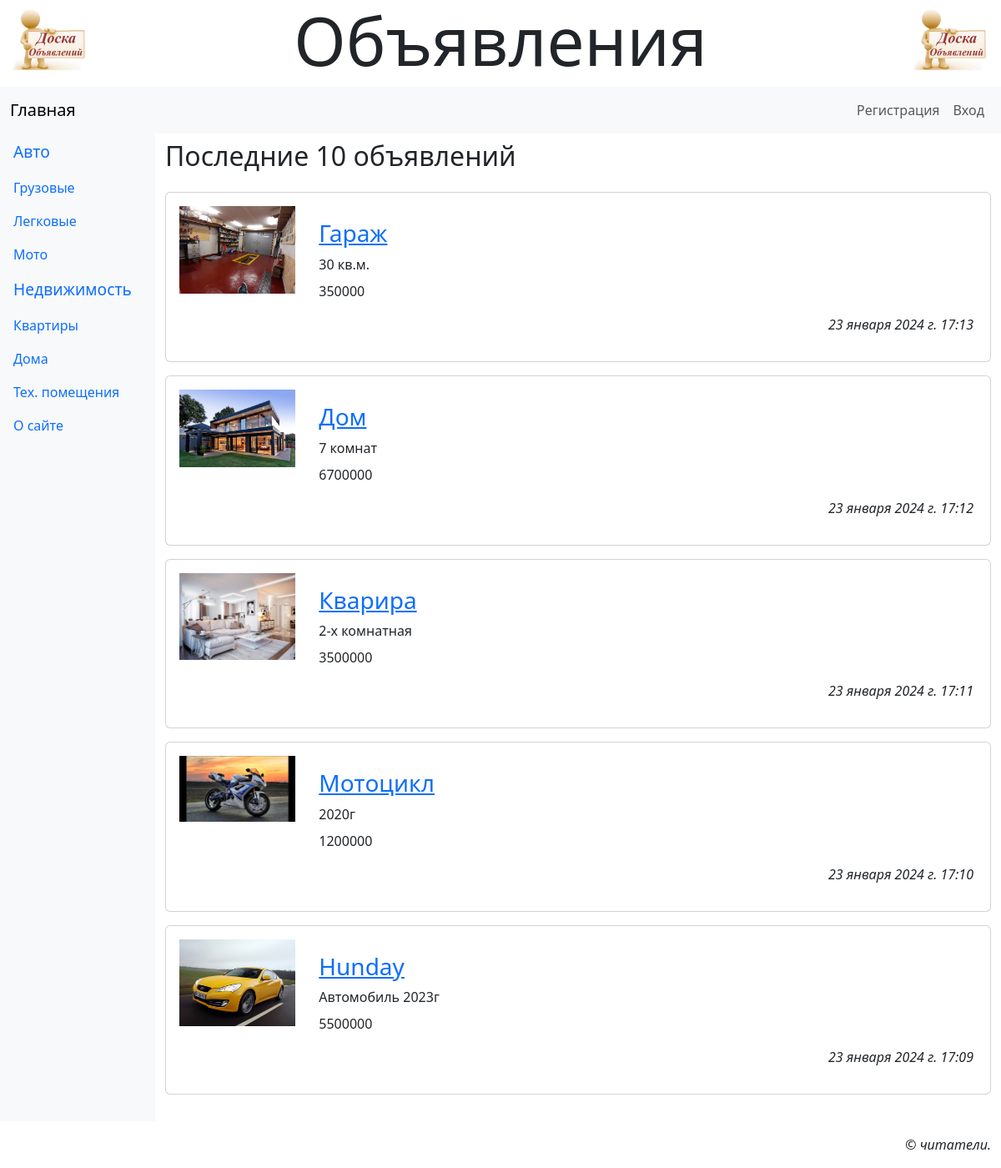
The page / on the database its author committed.
### main/models.py (models this page shows, shortened)
class Rubric(models.Model):
    name = models.CharField(max_length=20, unique=True, verbose_name='Название')
    order = models.SmallIntegerField(default=0, db_index=True, verbose_name='Порядок')
    super_rubric = models.ForeignKey('SuperRubric', on_delete=models.PROTECT, null=True, blank=True,
                                     verbose_name='Надрубрика')

class Bb(models.Model):
    rubric = models.ForeignKey(SubRubric, on_delete=models.PROTECT, verbose_name='Рубрика')
    title = models.CharField(max_length=40, verbose_name='Товар')
    content = models.TextField(verbose_name='Описание')
    price = models.IntegerField(default=0, verbose_name='Цена')
    contacts = models.TextField(verbose_name='Контакты')
    image = models.ImageField(blank=True, verbose_name='Изображение', upload_to=get_timesamp_path)
    author = models.ForeignKey(AdvUser, on_delete=models.CASCADE, verbose_name='Автор')
    is_active = models.BooleanField(default=True, db_index=True, verbose_name='Выводить в списке?')
    created_at = models.DateTimeField(auto_now_add=True, db_index=True, verbose_name='Опубликовано')
    class Meta:
        verbose_name_plural = 'Объявления'
        verbose_name = 'Объявление'
        ordering = ['-created_at']

### main/views.py (the view)
# urls.py: path('', index, name='index'),
def index(request):
    bbs = Bb.objects.filter(is_active=True).select_related('rubric')[:10]
    context = {'bbs': bbs}
    return render(request, 'main/index.html', context)

### main/models.py (called while the page is built)
    def get_queryset(self):
        return super().get_queryset().filter(super_rubric__isnull=False)

### main/templates/main/index.html
{% extends 'layout/basic.html' %}
{% load thumbnail %}
{% load static %}
{% load django_bootstrap5 %}
{% block content %}
<h2>Последние 10 объявлений</h2>
    {% if bbs %}
        <div class="vstack gap-3 my-4">
            {% for bb in bbs %}
                <div class="card">
                    {% url 'main:bb_detail' rubric_pk=bb.rubric.pk pk=bb.pk as url %}
                    <div class="row p-3">
                        <a class="col-md-2" href="{{ url }}{{ all }}">
                            {% if bb.image %}
                                <img class="img-fluid" src="{% thumbnail bb.image 'default' %}">
                            {% else %}
                                <img class="img-fluid" src="{% static 'main/empty.jpg' %}">
                            {% endif %}
                        </a>
                        <div class="col-md-10 card-body">
                            <h3 class="card-title"><a href="{{ url }}{{ all }}">{{ bb.title }}</a> </h3>
                            <div class="card-text mb-2">
                                {{ bb.content }}
                            </div>
                            <p class="card-text fw-fold">{{ bb.price }}</p>
                            <p class="card-text text-end fst-italic">{{ bb.created_at }}</p>
                        </div>
                    </div>
                </div>
            {% endfor %}
        </div>
    {% endif %}
{% endblock %}

### main/templates/layout/basic.html (shortened to what this page needs)
{% load django_bootstrap5 %}
{% load static %}
<!DOCTYPE html>
<html lang="en">
<head>
    {% bootstrap_css %}
    <link rel="stylesheet" type="text/css" href="{% static 'main/style.css' %}">
</head>
<body class="container-fluid">
  <header class="mb4">
    <h1 class="display-1 text-center">Объявления</h1>
  </header>
  <nav class="row navbar navbar-expand-md bg-light">
    <div class="col container">
      <a class="navbar-brand" href="{% url 'main:index' %}">Главная</a>
      <div class="collapse navbar-collapse justify-content-end" id="navbarNav">
        <div class="navbar-nav">
          {% if user.is_authenticated %}
          <div class="nav-item dropdown">
            <a class="nav-link dropdown-toggle" data-bs-toggle="dropdown" href="#">Профиль</a>
            <div class="dropdown-menu" style="left:-125px">
              <a class="dropdown-item" href="{% url 'main:profile' %}">Мои объявления</a>
              <a class="dropdown-item" href="{% url 'main:profile_edit' %}">Изменить личные данные</a>
              <a class="dropdown-item" href="{% url 'main:password_edit' %}">Изменить пароль</a>
              <hr class="dropdown-divider">
              <form class="px-3" method="post" action="{% url 'main:logout' %}">
                {% csrf_token %}
                {% bootstrap_button 'Выйти' button_class='btn-danger' %}
              </form>
              <hr class="dropdown-divider">
              <a class="dropdown-item" href="{% url 'main:profile_delete' %}">Удалить</a>
            </div>
          </div>
          {% else %}
            <a class="nav-link" href="{% url 'main:register' %}">Регистрация</a>
            <a class="nav-link" href="{% url 'main:login' %}">Вход</a>
          {% endif %}
        </div>
      </div>
    </div>
  </nav>
  <div class="row">
    <nav class="col-md-auto nav flex-column bg-light">
      {% for rubric in rubrics %}
        {% ifchanged rubric.super_rubric.pk %}
          <span class="nav-link root">{{ rubric.super_rubric.name }}</span>
        {% endifchanged %}
        <a class="nav-link" href="{% url 'main:rubric_bbs' pk=rubric.pk %}">
          {{ rubric.name }}
        </a>
      {% endfor %}
      <a class="nav-link" href="{% url 'main:other' page='about' %}">О сайте</a>
    </nav>
    <main class="col py-2">
      {% block content %}
      {% endblock %}
    </main>
  </div>
  <footer class="mt-3">
    <p class="text-end fst-italic">&copy; читатели.</p>
  </footer>
</body>
</html>

### main/static/main/style.css (style rules this page uses)
header h1 { background: url("bg.jpg") left / auto 100% no-repeat, url(bg.jpg) right / auto 100% no-repeat; }
.root { font-size: larger; }

### rows shown on the page
Rubric: super_rubric.name "Авто", name "Грузовые"
Rubric: name "Легковые"
Rubric: name "Мото"
Rubric: super_rubric.name "Недвижимость", name "Квартиры"
Rubric: name "Дома"
Rubric: name "Тех. помещения"
Bb: image (picture), title "Гараж", content "30 кв.м.", price "350000", created_at "23 января 2024 г. 17:13"
Bb: image (picture), title "Дом", content "7 комнат", price "6700000", created_at "23 января 2024 г. 17:12"
Bb: image (picture), title "Кварира", content "2-х комнатная", price "3500000", created_at "23 января 2024 г. 17:11"
Bb: image (picture), title "Мотоцикл", content "2020г", price "1200000", created_at "23 января 2024 г. 17:10"
Bb: image (picture), title "Hunday", content "Автомобиль 2023г", price "5500000", created_at "23 января 2024 г. 17:09"
